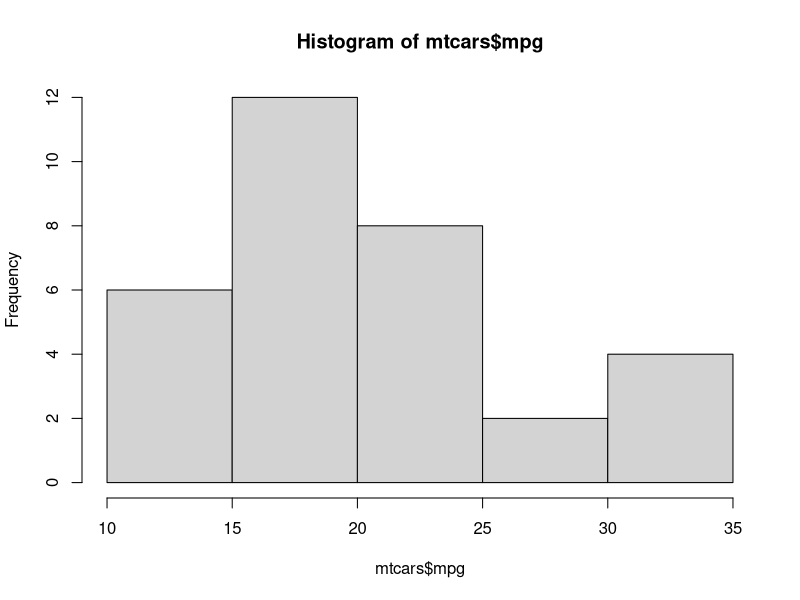
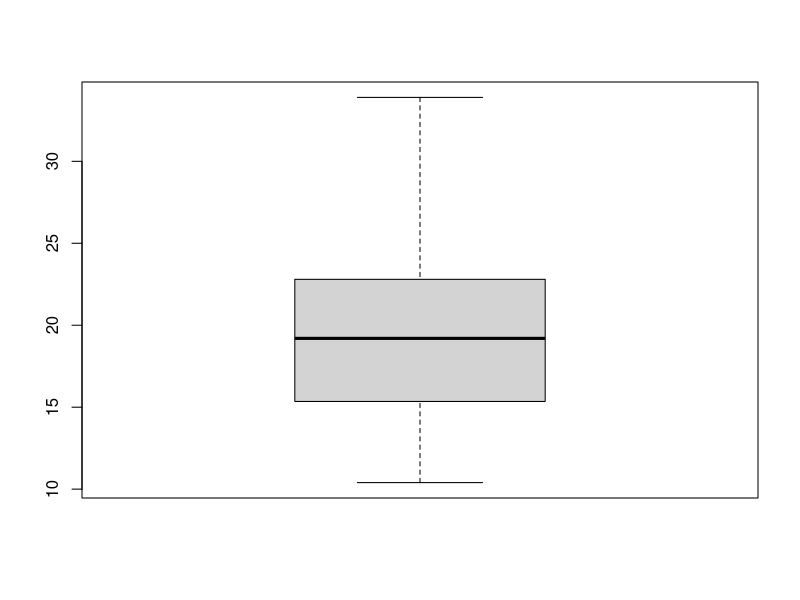
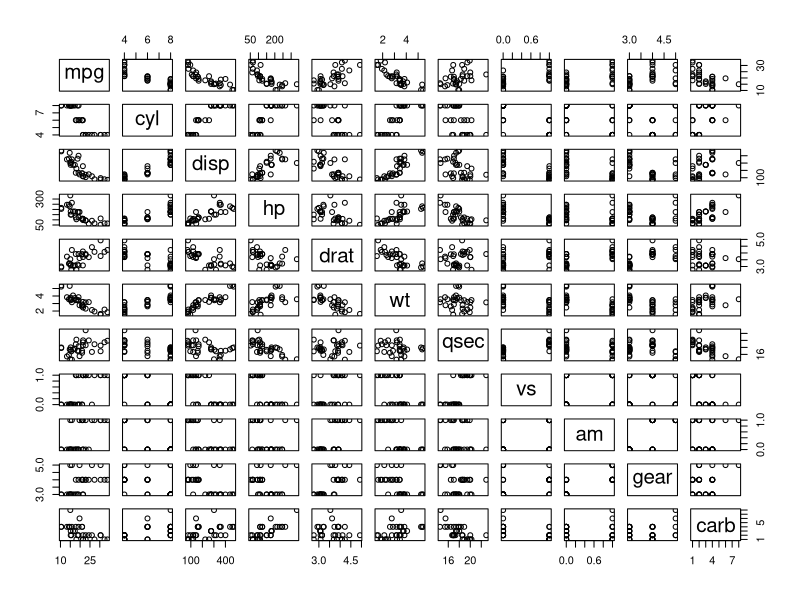

Write R code to recreate these figures, in order. (Note: this script raises an error after producing the figures.)
data(mtcars)
head(mtcars, 10)
str(mtcars)


# 자료 요약 및 확인
summary(mtcars)

mtcars$mpg
mtcars[["mpg"]]
mtcars["mpg"]

mtcars
rownames(mtcars)
k <- data.frame(t(mtcars))

stem(mtcars$mpg)

hist(mtcars$mpg)
boxplot(mtcars$mpg)
plot(mtcars)
fivenum(mtcars$mpg)
quantile(mtcars$mpg)

order(mtcars$mpg)

mtcars <- mtcars[order(mtcars$mpg),]
head(mtcars)

rownames(mtcars)

order(rownames(mtcars))

mtcars <- mtcars[order(rownames(mtcars)),]
mtcars <- mtcars[order(mtcars$mpg, mtcars$wt),]
mtcars
head(mtcars)

# subset

data(mtcars)
table(mtcars$cyl)
mtcars$cyl <7
mtcars1 <- mtcars[mtcars$cyl <7,]
table(mtcars$cyl)

mtcars1 <- subset(mtcars, subset=cyl<7)
mtcars1

mtcars2 <- subset(mtcars1, select=c(mpg,cyl))
mtcars2

mtcars3 <- subset(mtcars1, subset=cyl==4, select=mpg)
mtcars3

mtcars4 <- subset(mtcars1, subset=cyl==4, select=cyl)
mtcars4

cbind(mtcars3, mtcars4)

# rbind
mtcars5 <- subset(mtcars2, mpg<21)
mtcars5

mtcars6 <- mtcars2[mtcars2$mpg>21,]
mtcars6

rbind(mtcars5, mtcars6)

name <- c("김철수", "이영희", "홍길동")
국어 <- c(90, 95, 80)
수학 <- c(100,95,85)

성적1 <- data.frame(name, 국어)
성적2 <- data.frame(name, 수학)

성적 <- merge(성적1, 성적2, by="name")

name <- c(name, "문건웅")
과학 <- c(80, 85, 90, 100)
성적3 <- data.frame(name, 과학)
성적3

cbind(성적, 성적3)

merge(성적, 성적3, by='name')
merge(성적, 성적3, by='name', all=T)

# summary of data

table(mtcars$cyl)
help(mtcars)
table(mtcars$cyl, mtcars$am)

mtcars$tm <- factor(mtcars$am, labels=c("automatic", "manual"))
# mtcars$tm <- ifelse(mtcars$am==0, "automatic", "manual)
table(mtcars$tm)

str(mtcars)
result <- table(mtcars$cyl, mtcars$tm)
result

chisq.test(result)
plot(result)
barplot(result, legend=paste(rownames(result), "cyl"))

result1 <- xtabs(~cyl+tm, data=mtcars)
result1

addmargins(result1)
chisq.test(result1)

# mean

plot(mtcars)
tapply(mtcars$mpg, mtcars$cyl, mean) # 평균구할 변량, 평균의 기준, 명령어

aggregate(mpg~cyl, data=mtcars, mean)
aggregate(mpg~cyl+am, data=mtcars, mean)

# 엔진수에 따른 엔진출력(마력) 평균

tapply(mtcars$hp, mtcars$cyl, mean)

plot(mpg~cyl, data=mtcars)
boxplot(mpg~cyl, data=mtcars)
out <- lm(mpg~factor(cyl), data=mtcars)
anova(out)

# 결측값 처리

Height <- c(168, 173, 160, 145, NA, 180)
mean(Height)
mean(Height[!is.na(Height)])
mean(Height, na.rm=T)

# 상관분석, 회귀분석

#마력과 연비
cor.test(mtcars$mpg, mtcars$hp)

with(mtcars, cor.test(mpg,hp))

plot(mpg~hp, data=mtcars)
out1 <- lm(mpg~hp, data=mtcars)
summary(out1)

abline(out1, col="red")


# 연속형 자료의 변형

library(tidyverse)
data(diamonds)
str(diamonds)

summary(diamonds)

diamonds$PriceGroup <- 1
diamonds$PriceGroup[diamonds$price >=1000] <- 2
diamonds$PriceGroup[diamonds$price >= 5000] <- 3
table(diamonds$PriceGroup)

diamonds$PriceGroup <- ifelse(diamonds$price<1000, 1, ifelse(diamonds$price<5000, 2, 3))
table(diamonds$PriceGroup)

diamonds$PriceGroup <- cut(diamonds$price, breaks=c(0, 999, 4999, 99999), labels=c(1,2,3))
table(diamonds$PriceGroup)

rank2group <- function(y, k=4) {
  count=length(y)
  z=rank(y, ties.method="min")
  return(floor((z-1)/(count/k))+1)
}

diamonds$PriceGroup <- rank2group(diamonds$price, 4)
table(diamonds$PriceGroup)

diamonds$PriceGroup3 <- rank2group(diamonds$price, 3)
table(diamonds$PriceGroup3)

aggregate(price~PriceGroup3, data=diamonds, range)

diamonds$PriceGroup5 <- rank2group(diamonds$price, 5)
table(diamonds$PriceGroup5)
aggregate(price~PriceGroup5, data=diamonds, range)
